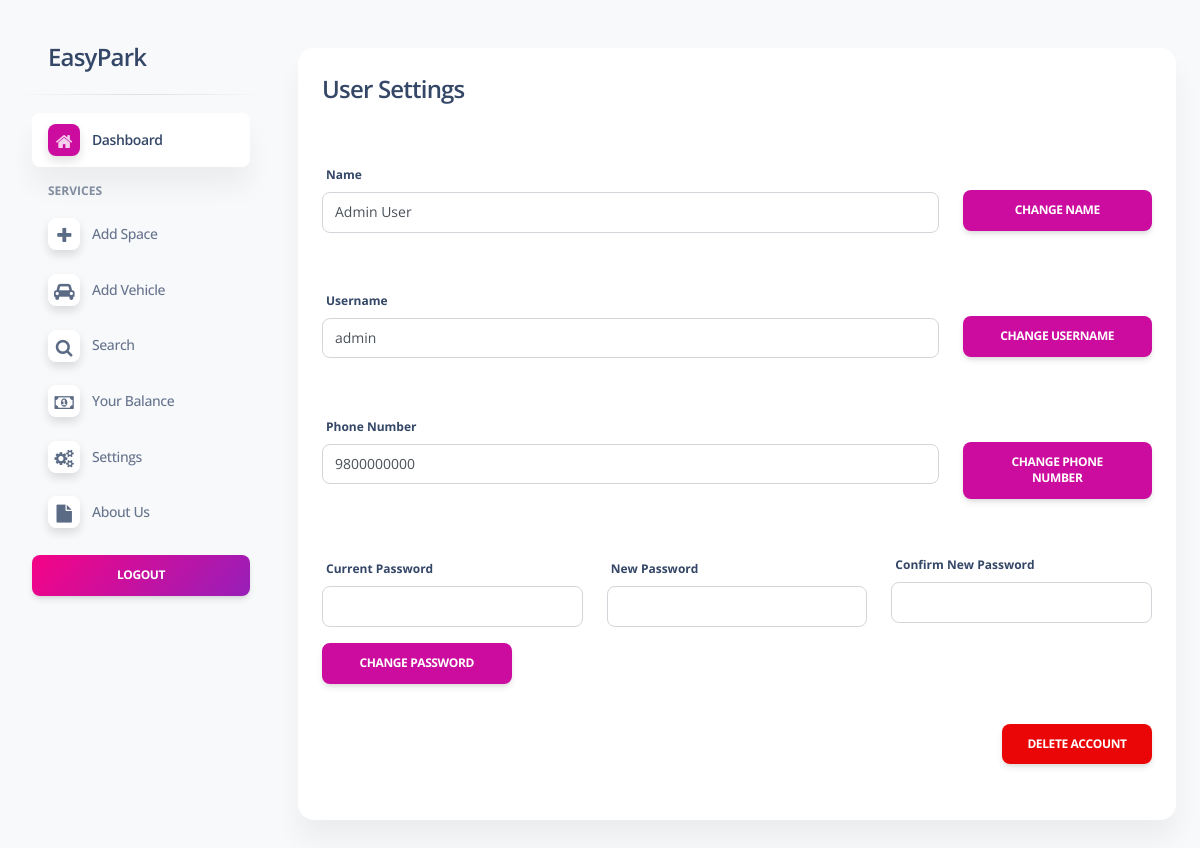
Page /user/setting.php (signed in) on the earlier database version.
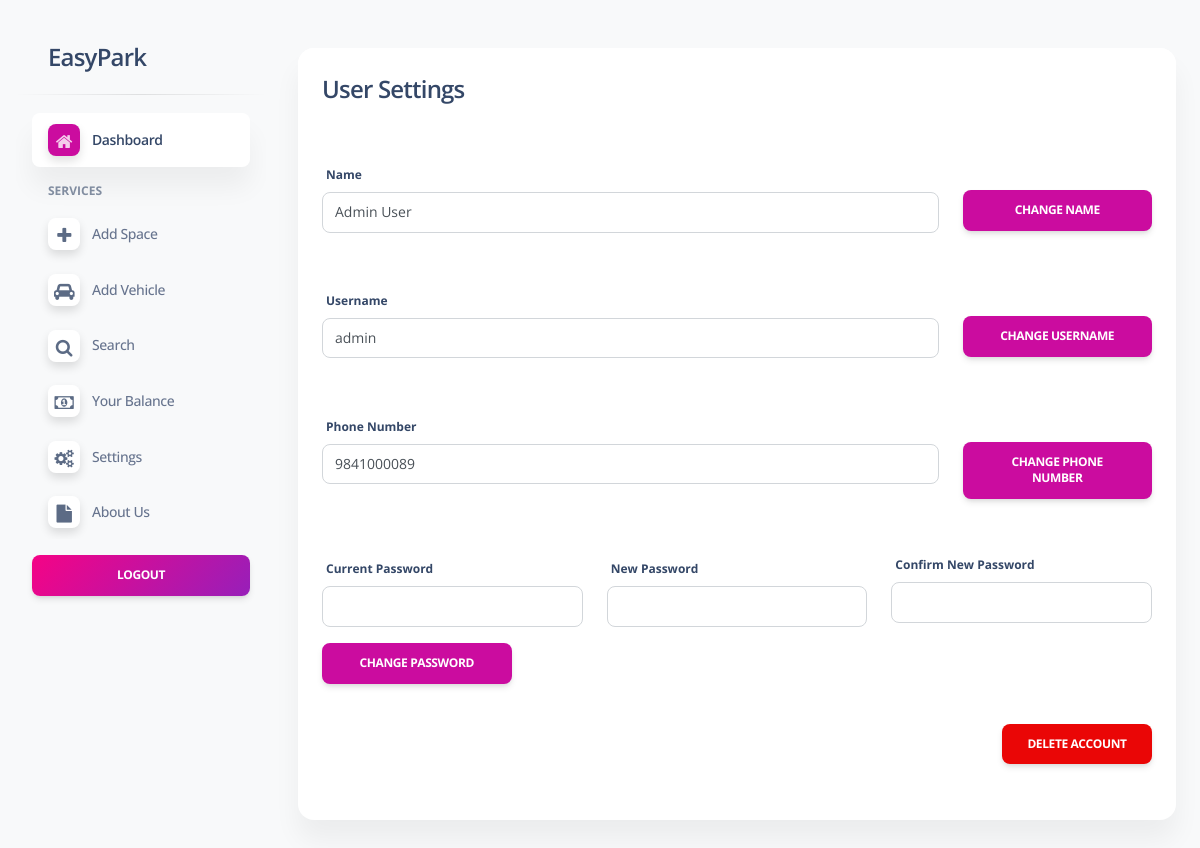
Same page on the later database version.
### tables this page shows
CREATE TABLE `users` (
  `id` int(11) NOT NULL,
  `username` varchar(100) DEFAULT NULL,
  `name` varchar(191) DEFAULT NULL,
  `email` varchar(100) DEFAULT NULL,
  `phone` varchar(20) DEFAULT NULL,
  `password` varchar(100) DEFAULT NULL,
  `role` varchar(100) DEFAULT NULL,
  `Created_date` date DEFAULT NULL,
  `balance` decimal(10,2) DEFAULT 0.00
);

### user/setting.php (the view, shortened to what this page needs)
<?php
include('include/header.php');
include('include/dbcon.php');
$user_id = $_SESSION['id'];
$query = "SELECT * FROM users WHERE id = ?";
$stmt = $conn->prepare($query);
$stmt->bind_param("i", $user_id);
$stmt->execute();
$result = $stmt->get_result();
if ($result->num_rows > 0) {
    $user = $result->fetch_assoc();
} else {
    echo "User not found.";
    exit();
}
?>
<div class="col-md-12">
    <div class="card mt-4">
        <div class="card-header">
            <h4>User Settings</h4>
        </div>
        <div class="card-body">
          <form method="POST" class="mb-4">
              <div class="row">
                  <div class="col-md-9 mb-3">
                      <label>Name</label>
                      <input type="text" name="name" value="<?= htmlspecialchars($user['name']); ?>" required class="form-control">
                  </div>
                  <div class="col-md-3 mb-3">
                      <button type="submit" name="changeName" class="btn btn-primary w-100" style="margin-top: 29px;">Change Name</button>
                  </div>
              </div>
          </form>
          <form method="POST" class="mb-4">
              <div class="row">
                  <div class="col-md-9 mb-3">
                      <label>Username</label>
                      <input type="text" name="username" value="<?= htmlspecialchars($user['username']); ?>" required class="form-control">
                  </div>
                  <div class="col-md-3 mb-3">
                      <button type="submit" name="changeUsername" class="btn btn-primary w-100" style="margin-top: 29px;">Change Username</button>
                  </div>
              </div>
          </form>
          <form method="POST" class="mb-4">
              <div class="row">
                  <div class="col-md-9 mb-3">
                      <label>Phone Number</label>
                      <input type="text" name="phone" value="<?= htmlspecialchars($user['phone']); ?>" required class="form-control">
                  </div>
                  <div class="col-md-3 mb-3">
                      <button type="submit" name="changePhone" class="btn btn-primary w-100" style="margin-top: 29px;">Change Phone Number</button>
                  </div>
              </div>
          </form>
          <form method="POST" onsubmit="return validatePassword(event);" class="mb-4">
              <div class="row">
                  <div class="col-md-4 mb-3">
                      <label>Current Password</label>
                      <input type="password" name="currentPassword" id="currentPassword" class="form-control" required>
                  </div>
                  <div class="col-md-4 mb-3">
                      <label>New Password</label>
                      <input type="password" name="newPassword" id="newPassword" class="form-control" required>
                  </div>
                  <div class="col-md-4 mb-3 d-flex flex-column">
                      <label>Confirm New Password</label>
                      <input type="password" name="confirmPassword" id="confirmPassword" class="form-control" required>
                  </div>
              </div>
              <div class="row">
                  <div class="col-md-3">
                      <button type="submit" name="changePassword" class="btn btn-primary w-100">Change Password</button>
                  </div>
              </div>
          </form>
          <div class="mb-3 text-end">
              <button type="button" class="btn btn-danger" style="width:150px;" data-bs-toggle="modal" data-bs-target="#deleteConfirmModal">
                Delete Account
              </button>
          </div>
      </div>
    </div>
</div>
<?php include('include/footer.php'); ?>

Differences in the rows shown:
changed users "Admin User": phone "9800000000" → "9841000089"
